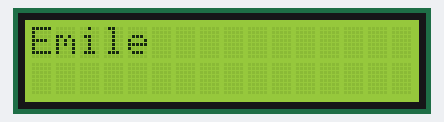
This sketch was run on a simulated Arduino Uno, built with avr-gcc and run on an emulated ATmega328P. Shown: 16×2 character LCD.

Above: at 0.1 s.

The sketch:

test_ecran.ino
```cpp
#include <LiquidCrystal.h>
LiquidCrystal lcd = LiquidCrystal ( 8, 9, 10, 11, 12, 13 ) ;

void setup()
{

}

void loop()
{
  lcd.begin( 16, 2 ) ;
  lcd.setCursor(0,0);
  lcd.print("Emile");
  delay(5000);
  lcd.clear();

}
```

Measured:
- what the display in image 0 shows lasts 5.0 s, from 0.1 s to 5.1 s
